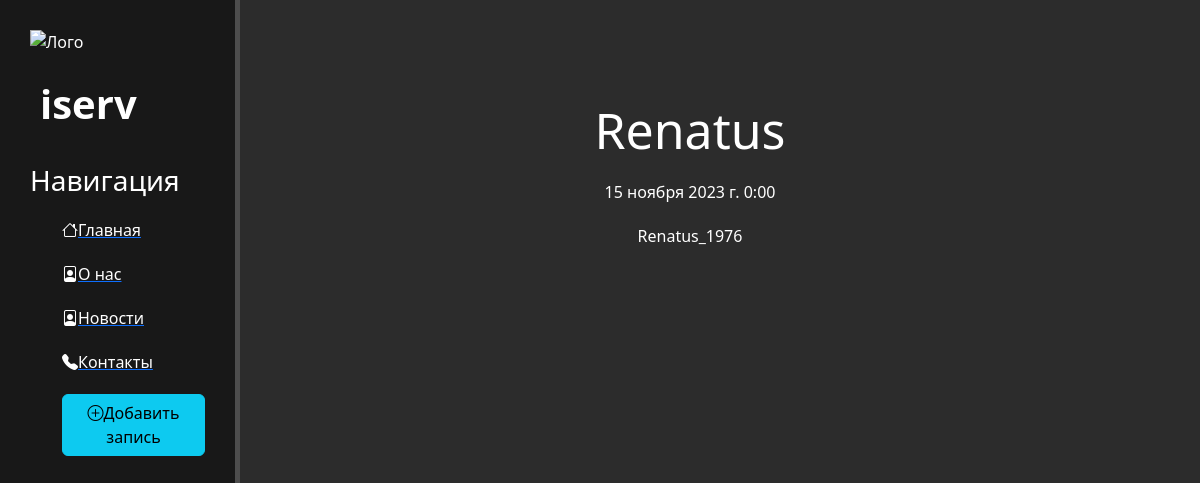
/news/5, run on the app's committed database.
### news/models.py (models this page shows, shortened)
class Articles(models.Model):
    title=models.CharField('Название', max_length=50)
    anons=models.CharField('Анонс', max_length=250)
    full_text=models.TextField('Статья')
    date=models.DateTimeField('Дата публикации')
    class Meta:
        verbose_name='Новость'
        verbose_name_plural='Новости'

### news/views.py (the view)
# urls.py: path('<int:pk>',views.NewsDetailView.as_view())
class NewsDetailView(DetailView):
    model=Articles
    template_name='news/details_view.html'
    context_object_name='article'

### news/templates/news/details_view.html (shortened to what this page needs)
{% extends 'main/layout.html' %}
{% block content %}
<div class="features">
  <h1>{{ article.title }}</h1>
  <p>{{ article.date }}</p>
  <p> {{ article.full_text }}</p>
</div>
{%endblock%}

### main/static/main/css/main.css (style rules this page uses)
body { background: #2c2c2c; }
main .features { float: left; color: #fff; margin-top: 100px; text-align: center; width: 75%; }
main .features h1 { font-size: 50px }
main .features p { max-width: 400px; margin: 20px auto }

### data on the page
Articles: title "Renatus", date "15 ноября 2023 г. 0:00", full_text "Renatus_1976"
